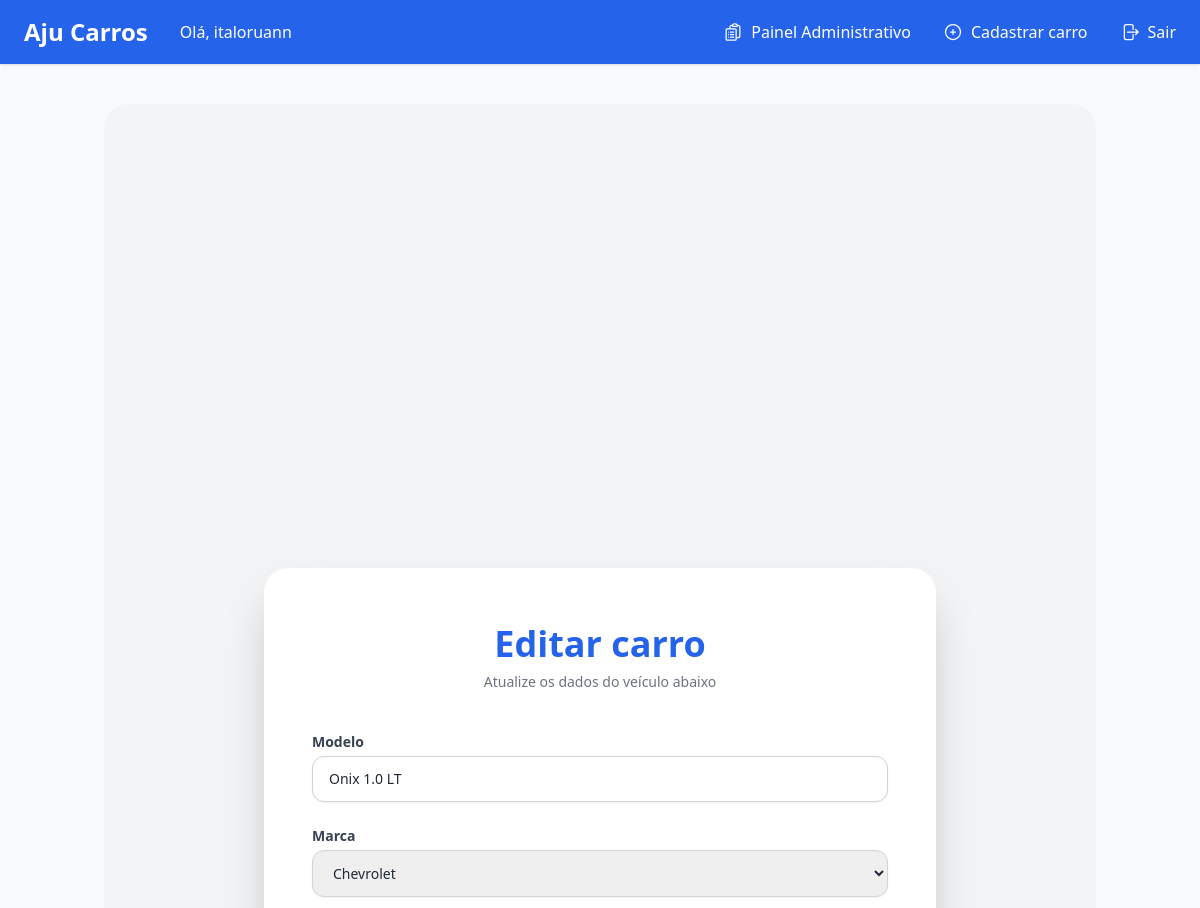
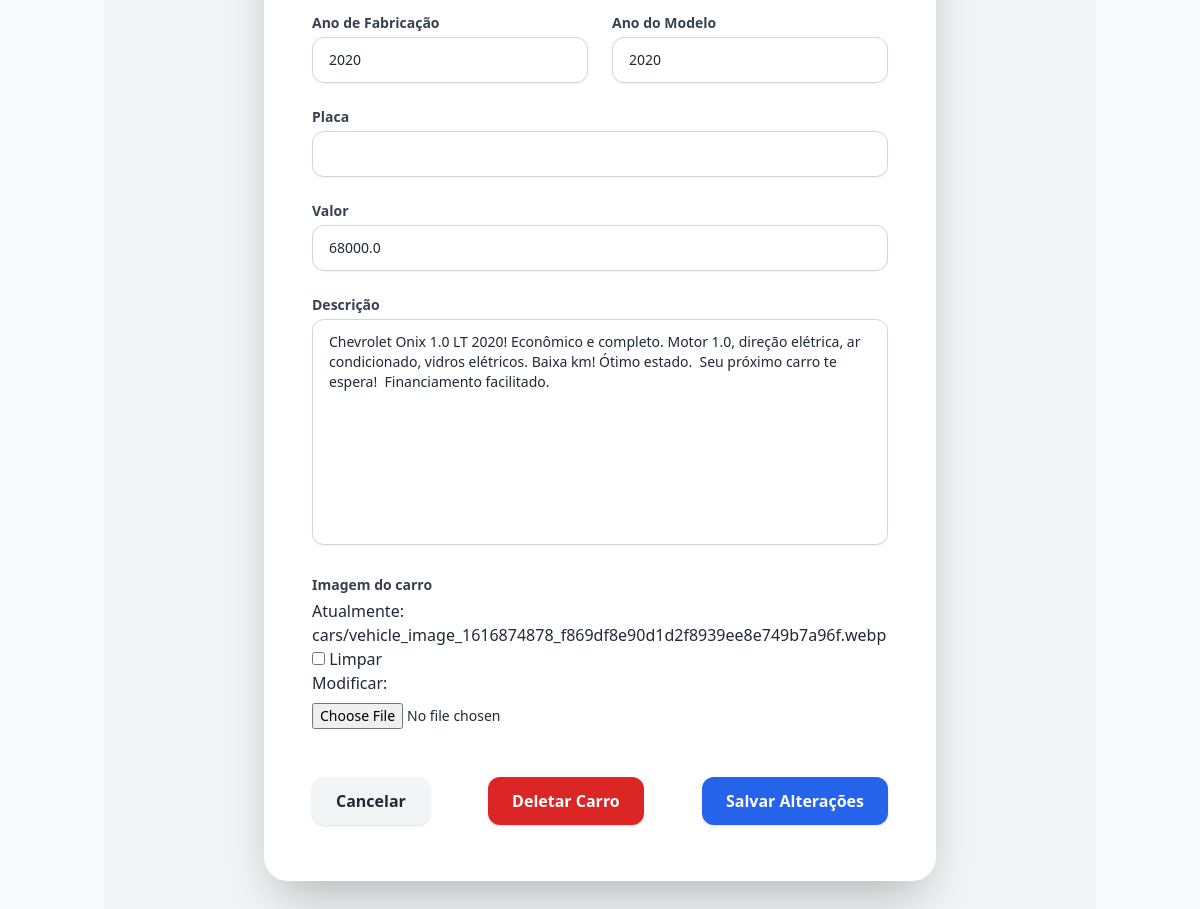
The app's page /car/41/update/ (signed in) with its own data (2 pictures, top to bottom).
### cars/models.py (models this page shows, shortened)
class Car(models.Model):
    id = models.AutoField(primary_key=True)
    model = models.CharField(max_length=200)
    brand = models.ForeignKey(Brand, on_delete=PROTECT, related_name='car_brand')
    factory_year = models.IntegerField(null=True, blank=True)
    model_year = models.IntegerField(null=True, blank=True)
    plate = models.CharField(null=True, blank=True, max_length=7)
    value = models.FloatField(null=True, blank=True)
    photo = models.ImageField(upload_to='cars/', null=True, blank=True)
    description = models.TextField(null=True, blank=True)

### cars/views.py (the view, shortened to what this page needs)
# urls.py: path('car/<int:pk>/update/', CarUpdateView.as_view(), name='car_update'),
class CarUpdateView(LoginRequiredMixin, UpdateView):
    login_url = '/login/'
    model = Car
    form_class = CarModelForm
    template_name = 'car_update.html'

### cars/forms.py (shortened to what this page needs)
class CarModelForm(forms.ModelForm):
    year_now = datetime.now().year
    class Meta:
        model = Car
        fields = "__all__"
    def __init__(self, *args, **kwargs):
        super().__init__(*args, **kwargs)
        required_fields = ['model', 'brand', 'factory_year', 'model_year', 'value']
        for field in required_fields:
            self.fields[field].required = True

### cars/models.py (called while the page is built)
    def __str__(self):
        return self.name

### cars/templates/car_update.html (shortened to what this page needs)
{% extends "base.html" %}
{% load widget_tweaks %}
{% block content %}
<div class="w-full max-w-2xl mx-auto bg-white rounded-3xl shadow-2xl px-8 py-12 sm:px-12 sm:py-14 mt-10">
  <div class="mb-10 text-center">
    <h2 class="text-4xl font-extrabold text-blue-600">Editar carro</h2>
    <p class="text-gray-500 text-sm mt-2">Atualize os dados do veículo abaixo</p>
  </div>
  <form method="POST" enctype="multipart/form-data" class="space-y-6">
    <div>
      <label for="{{ form.model.id_for_label }}" class="block text-sm font-semibold text-gray-700 mb-1">Modelo</label>
      {{ form.model|add_class:"w-full px-4 py-3 border border-gray-300 rounded-xl shadow-sm focus:outline-none focus:ring-2 focus:ring-blue-500 focus:border-blue-500 text-sm" }}
    </div>
    <div>
      <label for="{{ form.brand.id_for_label }}" class="block text-sm font-semibold text-gray-700 mb-1">Marca</label>
      {{ form.brand|add_class:"w-full px-4 py-3 border border-gray-300 rounded-xl shadow-sm focus:outline-none focus:ring-2 focus:ring-blue-500 focus:border-blue-500 text-sm" }}
    </div>
    <div class="grid grid-cols-1 sm:grid-cols-2 gap-6">
      <div>
        <label for="{{ form.factory_year.id_for_label }}" class="block text-sm font-semibold text-gray-700 mb-1">Ano de Fabricação</label>
        {{ form.factory_year|add_class:"w-full px-4 py-3 border border-gray-300 rounded-xl shadow-sm focus:outline-none focus:ring-2 focus:ring-blue-500 focus:border-blue-500 text-sm" }}
      </div>
      <div>
        <label for="{{ form.model_year.id_for_label }}" class="block text-sm font-semibold text-gray-700 mb-1">Ano do Modelo</label>
        {{ form.model_year|add_class:"w-full px-4 py-3 border border-gray-300 rounded-xl shadow-sm focus:outline-none focus:ring-2 focus:ring-blue-500 focus:border-blue-500 text-sm" }}
      </div>
    </div>
    <div>
      <label for="{{ form.plate.id_for_label }}" class="block text-sm font-semibold text-gray-700 mb-1">Placa</label>
      {{ form.plate|add_class:"w-full px-4 py-3 border border-gray-300 rounded-xl shadow-sm focus:outline-none focus:ring-2 focus:ring-blue-500 focus:border-blue-500 text-sm" }}
    </div>
    <div>
      <label for="{{ form.value.id_for_label }}" class="block text-sm font-semibold text-gray-700 mb-1">Valor</label>
      {{ form.value|add_class:"w-full px-4 py-3 border border-gray-300 rounded-xl shadow-sm focus:outline-none focus:ring-2 focus:ring-blue-500 focus:border-blue-500 text-sm" }}
    </div>
    <div>
      <label for="{{ form.description.id_for_label }}" class="block text-sm font-semibold text-gray-700 mb-1">Descrição</label>
      {{ form.description|add_class:"w-full px-4 py-3 border border-gray-300 rounded-xl shadow-sm focus:outline-none focus:ring-2 focus:ring-blue-500 focus:border-blue-500 text-sm resize-none" }}
    </div>
    <div>
      <label for="{{ form.photo.id_for_label }}" class="block text-sm font-semibold text-gray-700 mb-1">Imagem do carro</label>
      {{ form.photo|add_class:"w-full text-sm mt-2" }}
    </div>
    <div class="flex flex-col sm:flex-row justify-between gap-4 pt-6">
      <a href="{% url 'cars_list' %}"
        class="w-full sm:w-auto bg-gray-100 hover:bg-gray-200 text-gray-800 font-semibold py-3 px-6 rounded-xl shadow text-center transition">
        Cancelar
      </a>
      <a href="{% url 'car_delete' pk=object.pk %}"
        class="w-full sm:w-auto bg-red-600 hover:bg-red-700 text-white font-semibold py-3 px-6 rounded-xl shadow text-center transition">
        Deletar Carro
      </a>
      <button type="submit"
        class="w-full sm:w-auto bg-blue-600 hover:bg-blue-700 text-white font-semibold py-3 px-6 rounded-xl shadow transition">
        Salvar Alterações
      </button>
    </div>
  </form>
</div>
{% endblock %}

### core/templates/base.html (shortened to what this page needs)
<!DOCTYPE html>
{% load static %}
<html lang="pt-br">
  <head>
    <script src="https://cdn.tailwindcss.com"></script>
    <link rel="stylesheet" href="{% static 'css/animations.css' %}">
  </head>
  <body class="flex flex-col min-h-screen bg-gray-50 text-gray-800">
    <header class="bg-blue-600 text-white shadow">
      <nav class="max-w-7xl mx-auto px-6 py-4 flex items-center justify-between">
        <div class="flex items-center space-x-8">
          <a href="{% url 'home' %}" class="text-2xl font-bold">Aju Carros</a>
          {% if user.is_authenticated %}
            {% if user.is_superuser %}
              <p class="text-base font-sans">Olá, {{ user.username }}</p>
            {% else %}
              <p class="text-base font-sans">Olá, {{ user.first_name }}</p>
            {% endif %}
          {% endif %}
        </div>
        <div class="hidden md:flex space-x-8">
          {% if user.is_authenticated %}
            {% if user.is_superuser %}
              <a href="{% url 'admin:index' %}" class="nav-link flex items-center gap-x-2 hover:text-gray-100">
                Painel Administrativo
              </a>
            {% endif %}
            <a href="{% url 'new_car' %}" class="nav-link flex items-center gap-x-2 hover:text-gray-100">
              <svg xmlns="http://www.w3.org/2000/svg" fill="none" viewBox="0 0 24 24" stroke-width="1.5" stroke="currentColor" class="w-5 h-5">
                <path stroke-linecap="round" stroke-linejoin="round" d="M12 9v6m3-3H9m12 0a9 9 0 1 1-18 0 9 9 0 0 1 18 0Z" />
              </svg>
              Cadastrar carro
            </a>
            <a href="{% url 'logout' %}" class="nav-link flex items-center gap-x-2 hover:text-gray-100">
              Sair
            </a>
          {% endif %}
        </div>
      </nav>
    </header>
    <main class="flex-grow container mx-auto px-4 py-10">
      <div class="flex items-center justify-center min-h-screen rounded-3xl bg-gray-100 px-4">
        {% block content %}{% endblock %}
      </div>
    </main>
  </body>
</html>

### core/templates/base.html (style rules this page uses)
.nav-link { transition: all 0.2s ease-in-out; }

### records on screen
Car: model "Onix 1.0 LT", brand "Chevrolet", factory_year "2020", model_year "2020", value "68000.0", description "Chevrolet Onix 1.0 LT 2020! Econômico e completo. Motor 1.0, direção elétrica, ar condicionado, vidros elétricos. Baixa km! Ótimo estado. Seu próximo carro te espera! Financiamento facilitado."

### other values on screen
{{ user.username }} "italoruann"
